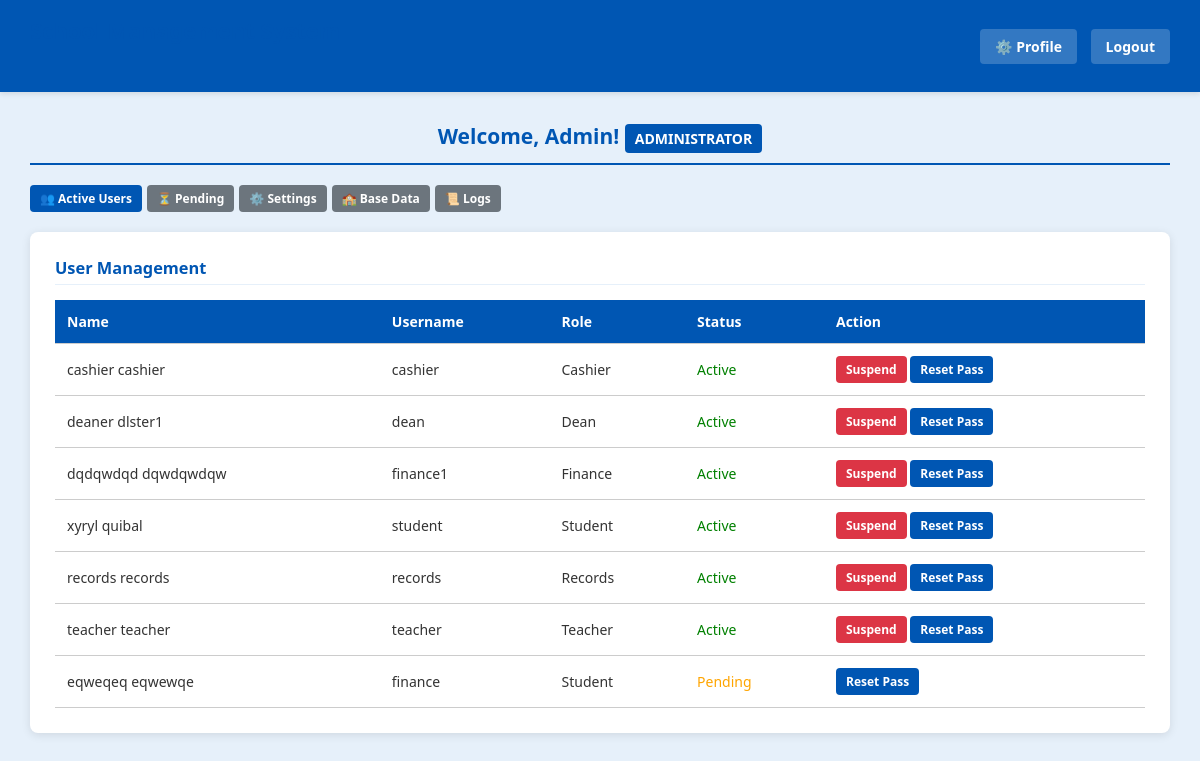
/index.php (signed in), run on the app's committed database.
### tables this page shows
CREATE TABLE `users` (
  `id` int(11) NOT NULL,
  `role_id` int(11) NOT NULL DEFAULT 2,
  `username` varchar(100) NOT NULL,
  `password` varchar(255) NOT NULL,
  `email` varchar(150) NOT NULL,
  `first_name` varchar(100) NOT NULL,
  `middle_name` varchar(100) DEFAULT NULL,
  `last_name` varchar(100) NOT NULL,
  `suffix` varchar(10) DEFAULT NULL,
  `birthdate` date DEFAULT NULL,
  `gender` enum('Male','Female') DEFAULT NULL,
  `contact_number` varchar(20) DEFAULT NULL,
  `address` text DEFAULT NULL,
  `department` varchar(100) DEFAULT NULL,
  `course` varchar(100) DEFAULT NULL,
  `year_level` int(11) DEFAULT NULL,
  `profile_pic` varchar(255) DEFAULT 'default.png',
  `is_approved` tinyint(1) DEFAULT 0,
  `created_at` timestamp NOT NULL DEFAULT current_timestamp()
);

CREATE TABLE `roles` (
  `id` int(11) NOT NULL,
  `role_name` varchar(50) NOT NULL
);

### pages/admin_dashboard.php (the view, shortened to what this page needs)
<?php
require_once __DIR__ . '/../includes/auth.php';
$name = $_SESSION['name']; $role = $_SESSION['role'];
$tab = $_GET['tab'] ?? 'users';
?>
<!DOCTYPE html>
<html lang="en">
<head>
    <link rel="stylesheet" href="assets/css/style.css">
</head>
<body>
    <div class="header">
        <h2>School Management System</h2>
        <div class="header-links">
            <a href="?action=profile">⚙️ Profile</a>
            <a href="?action=logout">Logout</a>
        </div>
    </div>
    <div class="dashboard-container">
        <h2>Welcome, <?php echo htmlspecialchars($name); ?>! <span class="role-badge">Administrator</span></h2>
        <div class="admin-tabs">
            <a href="?tab=users" class="btn btn-sm <?php echo $tab=='users'?'active':''; ?>">👥 Active Users</a>
            <a href="?tab=pending" class="btn btn-sm <?php echo $tab=='pending'?'active':''; ?>">⏳ Pending</a>
            <a href="?tab=settings" class="btn btn-sm <?php echo $tab=='settings'?'active':''; ?>">⚙️ Settings</a>
            <a href="?tab=base_data" class="btn btn-sm <?php echo $tab=='base_data'?'active':''; ?>">🏫 Base Data</a>
            <a href="?tab=logs" class="btn btn-sm <?php echo $tab=='logs'?'active':''; ?>">📜 Logs</a>
        </div>
        <?php if($tab == 'users'): ?>
        <div class="card"><h3>User Management</h3>
            <table><tr><th>Name</th><th>Username</th><th>Role</th><th>Status</th><th>Action</th></tr>
            <?php $users = $conn->query("SELECT u.id, u.first_name, u.last_name, u.username, r.role_name, u.is_approved FROM users u JOIN roles r ON u.role_id = r.id WHERE u.id != ".$_SESSION['user_id']." ORDER BY u.is_approved, u.last_name");
            while($u = $users->fetch_assoc()): $st = $u['is_approved'] == 1 ? '<span style="color:green">Active</span>' : ($u['is_approved'] == 3 ? '<span style="color:red">Suspended</span>' : '<span style="color:orange">Pending</span>'); ?>
            <tr><td><?php echo htmlspecialchars($u['first_name'].' '.$u['last_name']); ?></td><td><?php echo $u['username']; ?></td><td><?php echo ucfirst($u['role_name']); ?></td><td><?php echo $st; ?></td>
                <td><?php if($u['is_approved']==1): ?><form method="POST" style="display:inline"><button type="submit" name="suspend_user_btn" class="btn btn-danger btn-sm">Suspend</button></form>
                    <?php elseif($u['is_approved']==3): ?><form method="POST" style="display:inline"><input type="hidden" name="csrf_token" value="<?php echo $csrf_token; ?>"><input type="hidden" name="mng_user_id" value="<?php echo $u['id']; ?>"><button type="submit" name="unsuspend_user_btn" class="btn btn-success btn-sm">Unsuspend</button></form><?php endif; ?>
                    <form method="POST" style="display:inline"><button type="submit" name="reset_pass_btn" class="btn btn-sm">Reset Pass</button></form></td></tr>
            <?php endwhile; ?></table>
        </div>
        <?php endif; ?>
    </div>
</body>
</html>

### index.php
<?php
require_once __DIR__ . '/includes/auth.php';
$action = $_GET['action'] ?? '';
if (isset($_SESSION['user_id'])) {
    if ($action == 'logout') {
        logAction($conn, $_SESSION['user_id'] ?? 0, "Logged out");
        session_destroy();
        header("Location: index.php");
        exit();
    } elseif ($action == 'profile') {
        require_once __DIR__ . '/pages/profile.php';
    } elseif ($action == 'admin') {
        require_once __DIR__ . '/pages/admin_dashboard.php';
    } elseif ($action == 'dean') {
        require_once __DIR__ . '/pages/dean_dashboard.php';
    } elseif ($action == 'finance') {
        require_once __DIR__ . '/pages/finance_dashboard.php';
    } elseif ($action == 'teacher') {
        require_once __DIR__ . '/pages/teacher_dashboard.php';
    } elseif ($action == 'cashier') {
        require_once __DIR__ . '/pages/cashier_dashboard.php';
    } elseif ($action == 'records') {
        require_once __DIR__ . '/pages/records_dashboard.php';
    } else {
        $role = $_SESSION['role'] ?? '';
        if ($role == 'admin') {
            require_once __DIR__ . '/pages/admin_dashboard.php';
        } elseif ($role == 'student') {
            require_once __DIR__ . '/pages/student_dashboard.php';
        } elseif ($role == 'dean') {
            require_once __DIR__ . '/pages/dean_dashboard.php';
        } elseif ($role == 'finance') {
            require_once __DIR__ . '/pages/finance_dashboard.php';
        } elseif ($role == 'teacher') {
            require_once __DIR__ . '/pages/teacher_dashboard.php';
        } elseif ($role == 'cashier') {
            require_once __DIR__ . '/pages/cashier_dashboard.php';
        } elseif ($role == 'records') {
            require_once __DIR__ . '/pages/records_dashboard.php';
        } else {
            require_once __DIR__ . '/pages/student_dashboard.php';
        }
    }
} else {
    if ($action == 'register') {
        require_once __DIR__ . '/pages/register.php';
    } else {
        require_once __DIR__ . '/pages/login.php';
    }
}
?>

### assets/css/style.css (style rules this page uses)
:root { --primary-blue: #0056b3; --light-blue: #e6f0fa; --hover-blue: #004494; --white: #ffffff; --text-dark: #333333; --border-color: #cccccc; --danger-red: #dc3545; --success-green: #28a745; }
* { box-sizing: border-box; margin: 0; padding: 0; font-family: 'Segoe UI', Tahoma, Geneva, Verdana, sans-serif; }
body { background-color: var(--light-blue); color: var(--text-dark); font-size: 14px; }
.header { background-color: var(--primary-blue); color: var(--white); padding: 15px 30px; display: flex; justify-content: space-between; align-items: center; box-shadow: 0 2px 5px rgba(0,0,0,0.1); }
.header h2 { font-size: 22px; }
.header-links a { color: var(--white); text-decoration: none; background: rgba(255,255,255,0.2); padding: 8px 15px; border-radius: 4px; font-weight: bold; margin-left: 10px; }
.dashboard-container { padding: 30px; max-width: 1200px; margin: 0 auto; }
.card { background: var(--white); padding: 25px; border-radius: 8px; box-shadow: 0 2px 10px rgba(0,0,0,0.1); margin-bottom: 20px; }
.role-badge { display: inline-block; background: var(--primary-blue); color: white; padding: 5px 10px; border-radius: 4px; font-size: 14px; font-weight: bold; text-transform: uppercase; }
table { width: 100%; border-collapse: collapse; margin-top: 15px; }
th, td { padding: 12px; text-align: left; border-bottom: 1px solid var(--border-color); }
th { background-color: var(--primary-blue); color: var(--white); }
.btn { background-color: var(--primary-blue); color: var(--white); padding: 8px 15px; border: none; border-radius: 4px; cursor: pointer; font-size: 14px; font-weight: bold; transition: background 0.3s; text-decoration: none; display: inline-block; }
.btn-danger { background-color: var(--danger-red); }
.btn-sm { padding: 5px 10px; font-size: 12px; }
h2 { color: var(--primary-blue); text-align: center; margin-bottom: 20px; border-bottom: 2px solid var(--primary-blue); padding-bottom: 10px; }
h3 { color: var(--primary-blue); margin-bottom: 15px; border-bottom: 1px solid var(--light-blue); padding-bottom: 5px; }
.dean-tabs, .admin-tabs, .finance-tabs { display: flex; gap: 5px; margin-bottom: 20px; flex-wrap: wrap; }
.dean-tabs .btn, .admin-tabs .btn, .finance-tabs .btn { background: #6c757d; }
.dean-tabs .btn.active, .admin-tabs .btn.active, .finance-tabs .btn.active { background: var(--primary-blue); }

### data on the page
users: first_name+last_name "cashier cashier", username "cashier", role.role_name "Cashier", is_approved "Active"
users: first_name+last_name "deaner dlster1", username "dean", role.role_name "Dean", is_approved "Active"
users: first_name+last_name "dqdqwdqd dqwdqwdqw", username "finance1", role.role_name "Finance", is_approved "Active"
users: first_name+last_name "xyryl quibal", username "student", role.role_name "Student", is_approved "Active"
users: first_name+last_name "records records", username "records", role.role_name "Records", is_approved "Active"
users: first_name+last_name "teacher teacher", username "teacher", role.role_name "Teacher", is_approved "Active"
users: first_name+last_name "eqweqeq eqwewqe", username "finance", role.role_name "Student", is_approved "Pending"

### other printed values
$name "Admin"
